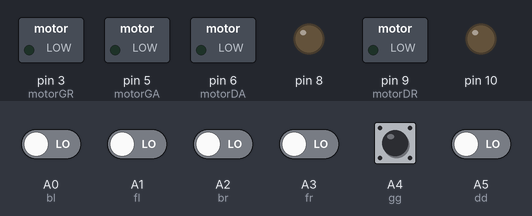
Recording of a sketch running on a simulated Arduino Uno, built with avr-gcc and run on an emulated ATmega328P. Shown: switched loads named in the sketch (green lamp = pin HIGH), output pins drawn as LEDs (lit = HIGH). Inputs (shaded band) come from the test bench; at power-on: A4 (gg) HIGH, A0 (bl), A1 (fl), A2 (br), A3 (fr), A5 (dd) LOW.

Above: at 1.2 s.
1.3 s: A0 (bl) driven HIGH
At 2.4 s:
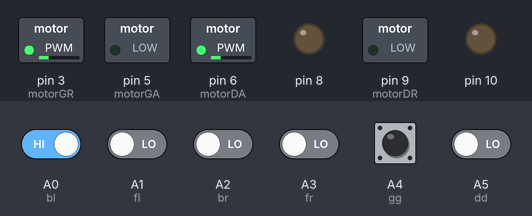
2.8 s: A1 (fl) driven HIGH
At 3.6 s:
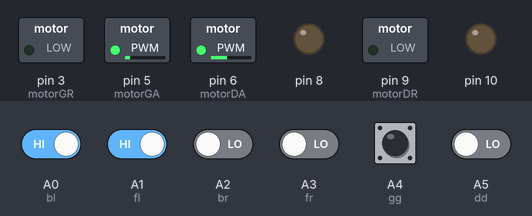
4.3 s: A1 (fl) driven LOW and A3 (fr) driven HIGH
At 4.7 s:
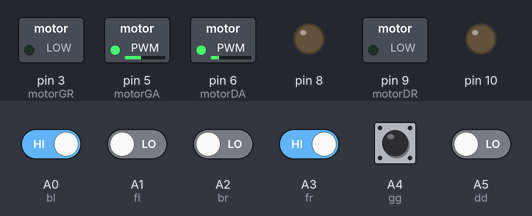
5.8 s: A3 (fr) driven LOW
At 7.0 s:
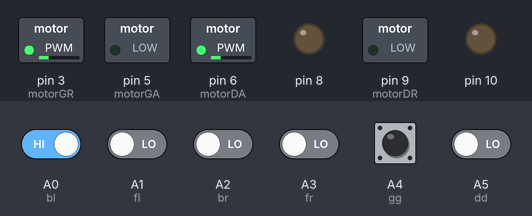
7.3 s: A3 (fr) driven HIGH
At 8.2 s:
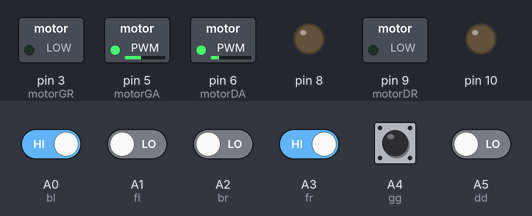
Timing chart, 0 to 9.8 s (numbered marks = the images above; inputs shaded):
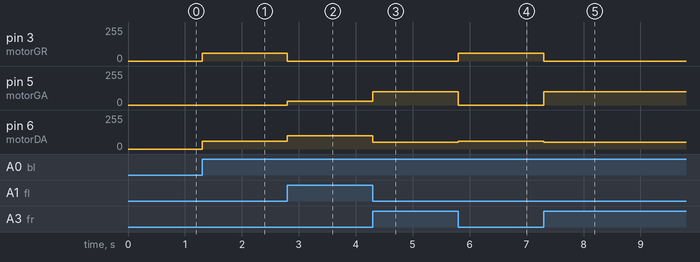

Measured:
- after the input at 1.3 s, pin 3 (motorGR), pin 6 (motorDA): 0/255 → 60/255 at once
- after the input at 2.8 s, pin 3 (motorGR): 60/255 → 0/255 at once; pin 5 (motorGA): 0/255 → 30/255 at once; pin 6 (motorDA): 60/255 → 100/255 at once
- after the input at 4.3 s, pin 5 (motorGA): 30/255 → 100/255 at once; pin 6 (motorDA): 100/255 → 50/255 at once
- after the input at 5.8 s, pin 3 (motorGR): 0/255 → 60/255 at once; pin 5 (motorGA): 100/255 → 0/255 at once; pin 6 (motorDA): 50/255 → 60/255 at once
- after the input at 7.3 s, pin 3 (motorGR): 60/255 → 0/255 at once; pin 5 (motorGA): 0/255 → 100/255 at once; pin 6 (motorDA): 60/255 → 50/255 at once

The sketch:

line_follower.ino
```cpp
#define fr  A3
#define br A2
#define bl A0
#define fl A1
#define motorDA 6
#define motorGR  3
#define motorDR  9
#define motorGA 5
#define dd  A5
#define gg A4
int FL,FR,BL,BR,DD,GG;
int k=0;
byte vitesse;
char x;
void capt() {
  FL=digitalRead(fl);
  FR=digitalRead(fr);
  BL=digitalRead(bl);
  BR=digitalRead(br);
  DD=digitalRead(dd);
  GG=digitalRead(gg);
  }
  void test(){
     DD=digitalRead(dd);
  GG=digitalRead(gg);
  if (DD==GG==0){
    x='b';
     DD=digitalRead(dd);
  GG=digitalRead(gg);
  }
  else if(DD==GG==1){
    x='n';
     DD=digitalRead(dd);
  GG=digitalRead(gg);
  }

  }
    void moteurdroite(int vitesse,char sens)
  {
    switch(sens)
    {
    case'A' :{analogWrite(motorDA,vitesse);analogWrite(motorDR,0);break;}
    case'R' :{analogWrite(motorDA,0);analogWrite(motorDR,vitesse);break;}
    case'S' :{analogWrite(motorDA,0);analogWrite(motorDR,0);break;}
    }
  }

      void moteurgauche(int vitesse,char sens){

    switch(sens)
    {
    case'A' :{analogWrite(motorGA,vitesse);analogWrite(motorGR,0);break;}
    case'R' :{analogWrite(motorGA,0);analogWrite(motorGR,vitesse);break;}
    case'S' :{analogWrite(motorGA,0);analogWrite(motorGR,0);break;}
  }

   }
  void avant(int vitesse){
    moteurdroite(1.5*vitesse,'A');
    moteurgauche(vitesse,'A');
  }
 void derriere(int vitesse){
    moteurdroite(vitesse,'R');
    moteurgauche(1.2*vitesse,'R');
  }
  void droite(int vitesse){
    moteurdroite(vitesse-10,'A');
    moteurgauche(vitesse+40,'A');}
  void gauche(int vitesse)
  {
    moteurdroite(vitesse+40,'A');
    moteurgauche(vitesse-30,'A');
  }
  void surplaced(int vitesse){
    moteurdroite(vitesse,'R');
    moteurgauche(vitesse,'A');}
  void surplaceg(int vitesse){
    moteurdroite(vitesse,'A');
    moteurgauche(vitesse,'R');
  }


  void  suiveur(byte vitesse){
    capt();
  if (FR || FL)
              {
                if (( FR && FL)&&(BL && BR))
                   {
                    avant(vitesse);
                   }
                     else

                         { if (FL)
                            {  gauche(vitesse);
                            }
                        else
                        {
                          droite(vitesse);
                   }
                  }
                }
                 else
          {
            if (BL)
            {
             surplaceg(vitesse);
              }
             else if(BR)
             {
                   surplaced(vitesse);
              }
                  }
  }
  void  suiveurinverse(byte vitesse){
    capt();
  if (FR==0 || FL==0)
              {
                if (( FR==0 && FL==0)&&(BL==0 && BR==0))
                   {
                    avant(vitesse);
                   }
                     else

                         { if (FL==0)
                            {  gauche(vitesse);
                            }
                        else
                        {
                          droite(vitesse);
                   }
                  }
                }
                 else
          {
            if (BL==0)
            {
             surplaceg(vitesse);
              }
             else if(BR==0)
             {
                   surplaced(vitesse);
              }


                  }
  }


void setup() {
  // put your setup code here, to run once:
  pinMode(A0,INPUT);
  pinMode(A1,INPUT);
  pinMode(A2,INPUT);
  pinMode(A3,INPUT);
  pinMode(A4,INPUT);
  pinMode(A5,INPUT);
  pinMode(6,OUTPUT);
  pinMode(5,OUTPUT);
  pinMode(9,OUTPUT);
  pinMode(8,OUTPUT);
  pinMode(10,OUTPUT);
  Serial.begin(9600);
}
void loop() {

int vitesse=60;
capt();
suiveur(vitesse);
/*if (DD==0&&GG==0){
  k=0;
  suiveur(vitesse);
}
else if ( (DD==0 && GG) && k==0) {
  suiveur(vitesse);
}
else if ( (DD && GG==0) && k==0) {
  suiveur(vitesse);
}
else if ( DD && GG ) {
  k=1;
  suiveurinverse(vitesse);
}
else if ((DD==0 && GG ) && k==1) {

suiveurinverse(vitesse);

}
else if ((DD && GG==0) && k==1) {
  suiveurinverse(vitesse);
}
*/

}
```
